Frame 1 (no input): blank canvas, image omitted
Frame 60 (the mouse pressed at the canvas centre just before this capture): blank canvas, image omitted
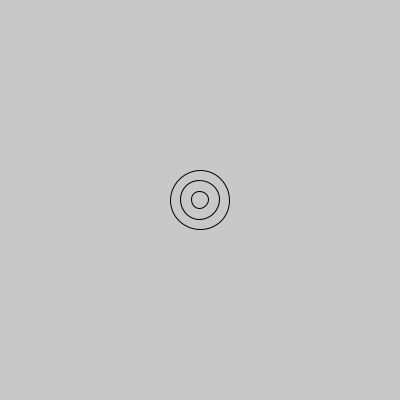
Frame 120 (the mouse held since frame 60 and released just before this capture)

The Processing sketch whose frames 1 and 60 were blank and that drew this single picture after the mouse press (run headless with seeded random() and noise(); from frame 60 on, the mouse is pressed at the canvas centre):

// Processing sketch: prac3
// ── prac3.pde
int contador, posX, posY;
float con2, con3;
boolean click = false;

void setup() {
  size(400, 400);
  noFill();
  contador = 0;
  con2 = 0;
  con3 = 0;
}

void draw() {
  background(200);
  if (click) {
    ellipse(posX, posY, contador, contador);
    ellipse(posX, posY, con2, con2);
    ellipse(posX, posY, con3, con3);
    contador++;
    con2 += random(0.1, 0.5);
    con3 += random(0.4, 1);
    if (contador > 100) {
      contador = 0;
      con2 = 0;
      con3 = 0;
      click = false;
    }
  }
}

void mousePressed() {
  if (!click) {
    click = true;
    posX = mouseX;
    posY = mouseY;
  }
}
